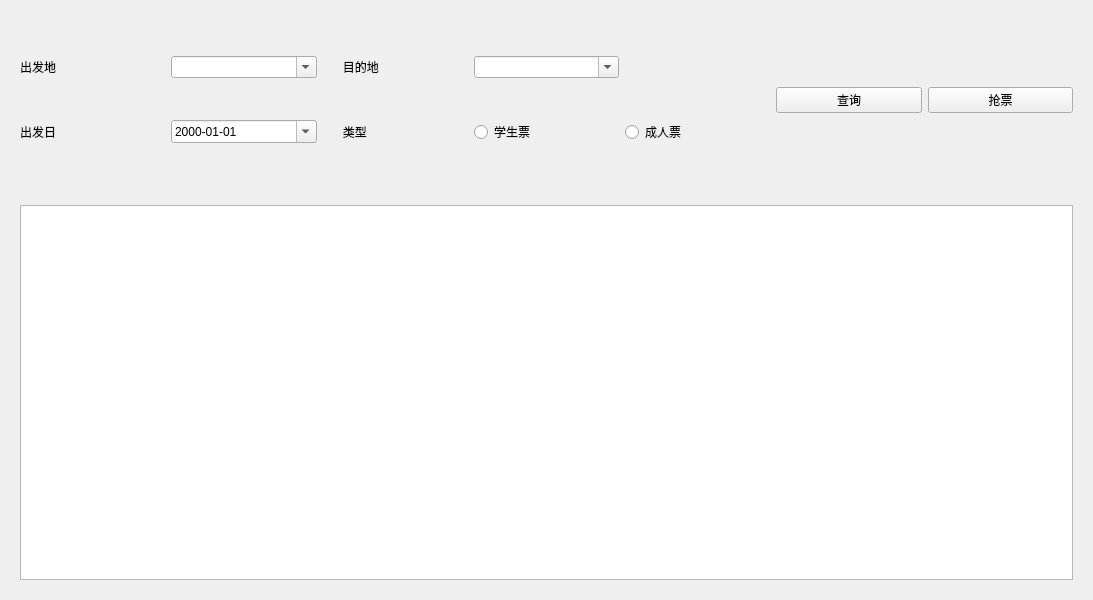
<?xml version="1.0" encoding="UTF-8"?>
<ui version="4.0">
 <class>Form</class>
 <widget class="QWidget" name="Form">
  <property name="geometry">
   <rect>
    <x>0</x>
    <y>0</y>
    <width>1093</width>
    <height>600</height>
   </rect>
  </property>
  <property name="minimumSize">
   <size>
    <width>0</width>
    <height>0</height>
   </size>
  </property>
  <property name="windowTitle">
   <string>Form</string>
  </property>
  <property name="styleSheet">
   <string notr="true"/>
  </property>
  <layout class="QGridLayout" name="gridLayout" rowstretch="5,11">
   <item row="0" column="0">
    <widget class="QWidget" name="widget" native="true">
     <property name="statusTip">
      <string/>
     </property>
     <property name="styleSheet">
      <string notr="true"/>
     </property>
     <layout class="QGridLayout" name="gridLayout_3" rowstretch="2,4">
      <item row="1" column="1">
       <widget class="QDateEdit" name="start_date_de">
        <property name="displayFormat">
         <string>yyyy-MM-dd</string>
        </property>
        <property name="calendarPopup">
         <bool>true</bool>
        </property>
       </widget>
      </item>
      <item row="0" column="6" rowspan="2">
       <widget class="QPushButton" name="pushButton_2">
        <property name="text">
         <string>抢票</string>
        </property>
       </widget>
      </item>
      <item row="1" column="2">
       <widget class="QLabel" name="label_5">
        <property name="styleSheet">
         <string notr="true">font: 12pt &quot;华文细黑&quot;;</string>
        </property>
        <property name="text">
         <string>      类型</string>
        </property>
       </widget>
      </item>
      <item row="0" column="0">
       <widget class="QLabel" name="label_3">
        <property name="styleSheet">
         <string notr="true">font: 12pt &quot;华文细黑&quot;;</string>
        </property>
        <property name="text">
         <string>出发地</string>
        </property>
       </widget>
      </item>
      <item row="0" column="2">
       <widget class="QLabel" name="label_2">
        <property name="styleSheet">
         <string notr="true">font: 12pt &quot;华文细黑&quot;;</string>
        </property>
        <property name="text">
         <string>      目的地</string>
        </property>
       </widget>
      </item>
      <item row="1" column="0">
       <widget class="QLabel" name="label_4">
        <property name="styleSheet">
         <string notr="true">font: 12pt &quot;华文细黑&quot;;</string>
        </property>
        <property name="text">
         <string>出发日</string>
        </property>
       </widget>
      </item>
      <item row="1" column="4">
       <widget class="QRadioButton" name="adult_tk_cb">
        <property name="styleSheet">
         <string notr="true">font: 10pt &quot;Agency FB&quot;;</string>
        </property>
        <property name="text">
         <string>成人票</string>
        </property>
        <property name="q_value" stdset="0">
         <string>ADULT</string>
        </property>
        <attribute name="buttonGroup">
         <string notr="true">buttonGroup</string>
        </attribute>
       </widget>
      </item>
      <item row="1" column="3">
       <widget class="QRadioButton" name="nromal_tk_cb">
        <property name="styleSheet">
         <string notr="true">font: 10pt &quot;Agency FB&quot;;</string>
        </property>
        <property name="text">
         <string>学生票</string>
        </property>
        <property name="q_value" stdset="0">
         <string>0X00</string>
        </property>
        <attribute name="buttonGroup">
         <string notr="true">buttonGroup</string>
        </attribute>
       </widget>
      </item>
      <item row="0" column="3">
       <widget class="QComboBox" name="to_station_cb">
        <property name="editable">
         <bool>true</bool>
        </property>
        <property name="insertPolicy">
         <enum>QComboBox::NoInsert</enum>
        </property>
       </widget>
      </item>
      <item row="0" column="5" rowspan="2">
       <widget class="QPushButton" name="pushButton">
        <property name="text">
         <string>查询</string>
        </property>
       </widget>
      </item>
      <item row="0" column="1">
       <widget class="QComboBox" name="from_station_cb">
        <property name="editable">
         <bool>true</bool>
        </property>
        <property name="insertPolicy">
         <enum>QComboBox::NoInsert</enum>
        </property>
       </widget>
      </item>
     </layout>
    </widget>
   </item>
   <item row="1" column="0">
    <widget class="QWidget" name="widget_2" native="true">
     <property name="styleSheet">
      <string notr="true"/>
     </property>
     <layout class="QGridLayout" name="gridLayout_2">
      <item row="0" column="0">
       <widget class="QTableView" name="tickets_tv"/>
      </item>
     </layout>
    </widget>
   </item>
  </layout>
 </widget>
 <resources/>
 <connections>
  <connection>
   <sender>pushButton</sender>
   <signal>clicked()</signal>
   <receiver>Form</receiver>
   <slot>query_tk()</slot>
   <hints>
    <hint type="sourcelabel">
     <x>850</x>
     <y>89</y>
    </hint>
    <hint type="destinationlabel">
     <x>797</x>
     <y>75</y>
    </hint>
   </hints>
  </connection>
  <connection>
   <sender>pushButton_2</sender>
   <signal>clicked()</signal>
   <receiver>Form</receiver>
   <slot>book_tk()</slot>
   <hints>
    <hint type="sourcelabel">
     <x>1070</x>
     <y>89</y>
    </hint>
    <hint type="destinationlabel">
     <x>1087</x>
     <y>83</y>
    </hint>
   </hints>
  </connection>
 </connections>
 <slots>
  <slot>query_tk()</slot>
  <slot>book_tk()</slot>
 </slots>
 <buttongroups>
  <buttongroup name="buttonGroup"/>
 </buttongroups>
</ui>
